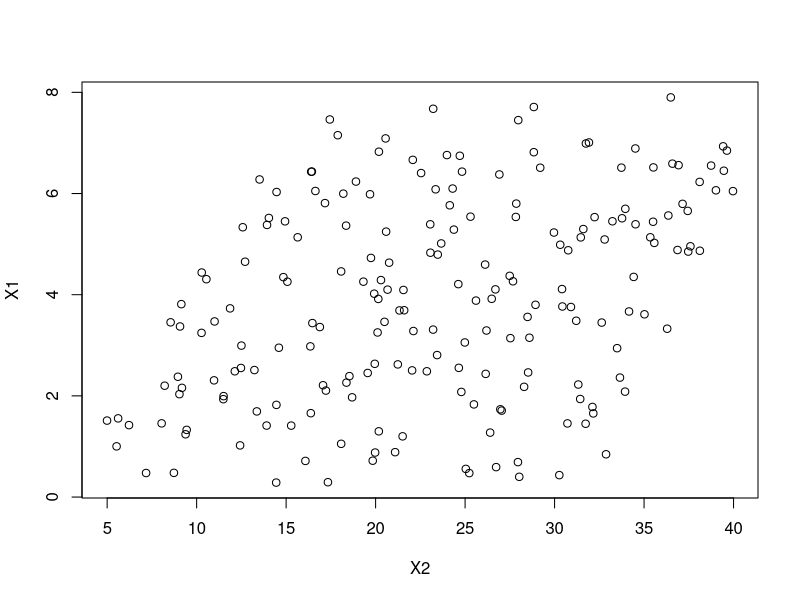

Recreate this plot in R. (Note: this script raises an error after producing the figure.)
## EXERCISE 1
## Manipulate the above code to reduce the correlation between X1 and X2 and recalculate the regression coefficients. 
## Explain what you find.
## hint: Increase the random noise of X1 and X2 so that the two can be less correlated.

Y = seq(from=0, to=20, by=0.1)
X1 = (Y-2)/3 + runif(length(Y), min=0.5, max=2)
X2 = (Y+3)/2 + runif(length(Y), min=3, max=30)
df = as.data.frame(cbind(Y, X1, X2))
summary(lm(Y~X1, data=df))

summary(lm(Y~X2, data=df))

plot(X1~X2)

cor(X1,X2)

#New correlation coefficient after increasing noise = 0.389, comapred to 0.966.


## EXCERISE 2
## [Bonus, 2 pts] Challenge yourself by calculateing the RSS of the two models, F statistics (1 pt) and the p-value (1 pt) 
## all by yourself (i.e. not using the anova() function)

mod1 = lm(Temp~Wind, data=airquality)
summary(mod1)

mod2 = lm(Temp~Wind+Solar.R, data=airquality)
summary(mod2)

res.mod1 = residuals(mod1)
res.mod2 = residuals(mod2)

RSS.mod1 = sum(res.mod1^2)
RSS.mod2 = sum(res.mod2^2)

F.stat = ((RSS.mod1 - RSS.mod2)/(2-1))/(RSS.mod2/(110-2)) #F-statistic: 8.374

?pf

pf(q=F.stat, df1=1, df2=108, lower.tail=FALSE) #p-value: 0.004606

anova(mod1, mod2) #Check with ANOVA

## Compare a third model (mod3) with ozone varaible as the third independent variable to mod1 and mod2 above. Does it explain 
## more variance? Does it give you reasonable estimate of regression coefficients?

mod3 = lm(Temp~Wind+Solar.R+Ozone, data=airquality)
summary(mod3)

# Adding the Ozone factor dramatically changed the regression coefficients of both wind and radiation, suggesting that the three
# factors are not independent. The regression coefficients may not be good estimates.

pairs(airquality)
cor(airquality) # wind & ozone: -0.612496576 ; temp & ozone: 0.698541410 ; correlation coefficients for both are > 0.5

vif.oz = 1/(1 - summary(lm(Ozone~Wind+Solar.R, data=airquality))$r.squared)
vif.oz # = 1.8165

## VIF still < 5.  Inflation factor may still be within reasonable limits.

anova(mod1, mod2, mod3)
##Analysis of Variance Table
##Model 1: Temp ~ Wind
##Model 2: Temp ~ Wind + Solar.R
##Model 3: Temp ~ Wind + Solar.R + Ozone
##Res.Df    RSS   Df  Sum of Sq    F    Pr(>F)    
##1    109 7520.7                                  
##2    108 6979.5  1    541.17 11.589 0.0009349 ***
##3    107 4996.6  1   1982.90 42.463 2.424e-09 ***

## Model 3 explains significantly more variance compared to both model 2 and model 1. p-value: 2.424e-09


## EXERCISE 3
## Compare the AIC of the three models above mod1, mod2, and mod3. Do you have different conclusion in terms of which 
## model performs better?

AIC(mod1, mod2, mod3)
##      df    AIC
## mod1  3 788.9671
## mod2  4 782.6779
## mod3  5 747.5795

## Comparing between the AIC values, there is not a significant difference between the performance of models 1 and 2 
## though model 2 is slightly better (AIC value difference between 1 & 2 = 6.2892, which is less than 10). In contrast, the 
## F-test suggested that model 2 significantly explained more variance based on the low p-value (0.0046). 
## Based on AIC, Model 3 appears to be a better model than 1 & 2 (AIC value difference between 2 & 3 = 35.0984). With the 
## F-test, we came to a similar conclusion with a very low p-value (2.424e-09). 
